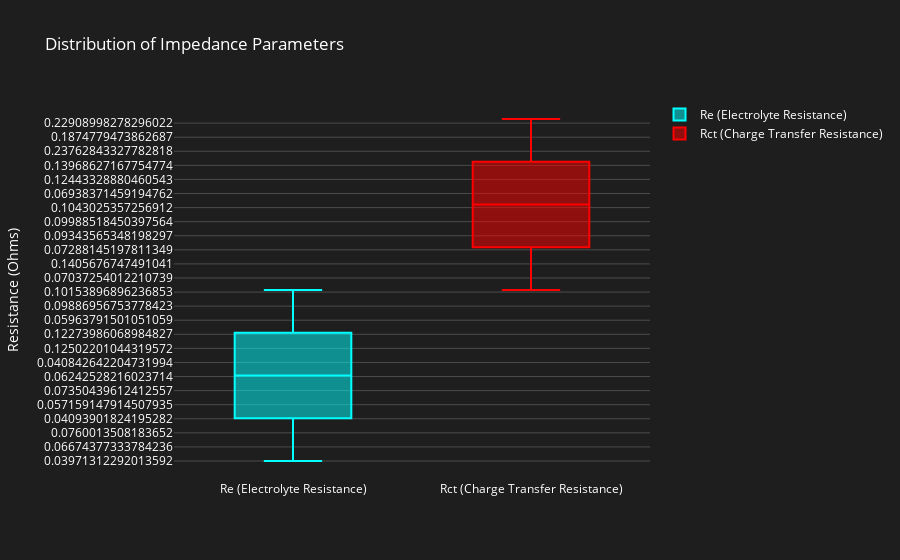

Notebook code cell kept with this figure:
### Markdown cell above
### Box plot

### Code cell
def create_box_plot(data):
        fig = go.Figure()
        
        fig.add_trace(go.Box(
            y=data['Re'],
            name='Re (Electrolyte Resistance)',
            marker_color='cyan'
        ))
        
        fig.add_trace(go.Box(
            y=data['Rct'],
            name='Rct (Charge Transfer Resistance)',
            marker_color='red'
        ))

        fig.update_layout(
            title='Distribution of Impedance Parameters',
            title_font_color='white',
            plot_bgcolor='rgb(30,30,30)',
            paper_bgcolor='rgb(30,30,30)',
            font_color='white',
            yaxis=dict(title='Resistance (Ohms)', gridcolor='rgba(255,255,255,0.2)')
        )
        fig.show()


create_box_plot(sorted_data)

### Figure 1 — Plotly figure (JSON) as saved in the notebook; plotly's stock layout.template omitted (floating-point values rounded to 4 significant figures; data arrays with more than 128 entries replaced by an {"elided": "..."} marker saying what was removed)
{"data": [{"marker": {"color": "cyan"}, "name": "Re (Electrolyte Resistance)", "type": "box", "y": {"elided": "1956 str values"}}, {"marker": {"color": "red"}, "name": "Rct (Charge Transfer Resistance)", "type": "box", "y": {"elided": "1956 str values"}}], "layout": {"autosize": true, "font": {"color": "white"}, "paper_bgcolor": "rgb(30,30,30)", "plot_bgcolor": "rgb(30,30,30)", "title": {"font": {"color": "white"}, "text": "Distribution of Impedance Parameters"}, "xaxis": {"autorange": true, "range": [-0.5, 1.5], "type": "category"}, "yaxis": {"autorange": true, "gridcolor": "rgba(255,255,255,0.2)", "range": [-217.3, 4128.0], "title": {"text": "Resistance (Ohms)"}, "type": "category"}}}
